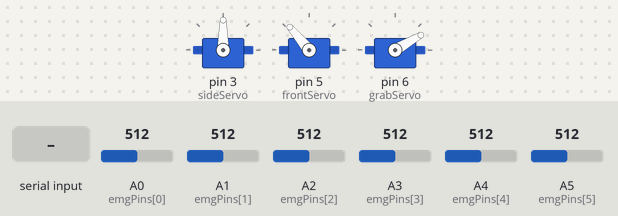
Bench run of a sketch on a simulated Arduino Uno, built with avr-gcc and run on an emulated ATmega328P. Parts: 3 × servo. Inputs (shaded band) come from the test bench; at power-on: A0 (emgPins[0]) = 512, A1 (emgPins[1]) = 512, A2 (emgPins[2]) = 512, A3 (emgPins[3]) = 512, A4 (emgPins[4]) = 512, A5 (emgPins[5]) = 512. What the sketch prints to the serial monitor is not drawn.

Above: at 1.2 s.
1.3 s: "L" received over Serial
At 2.4 s:
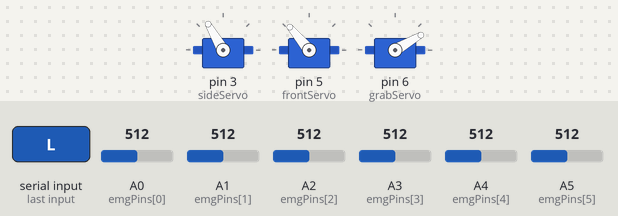
2.8 s: "F" received over Serial
At 3.5 s:
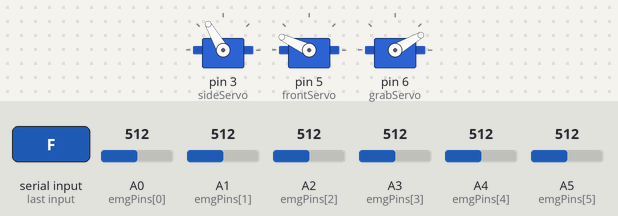
4.3 s: "R" received over Serial
At 4.7 s:
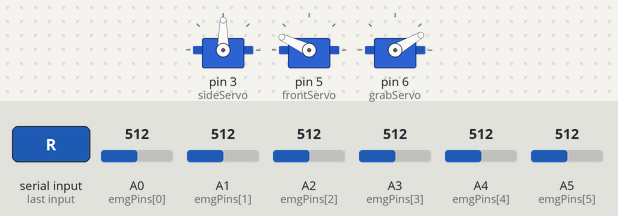
5.8 s: "G" received over Serial
At 7.0 s:
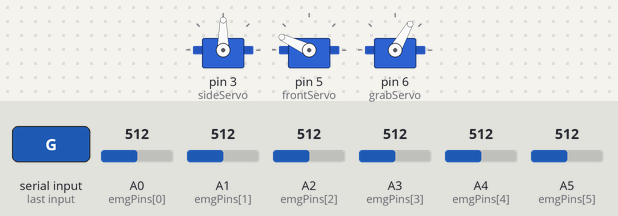
7.3 s: "B" received over Serial
At 8.2 s:
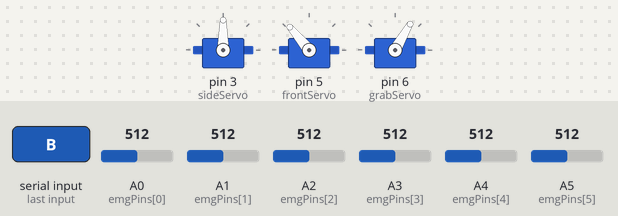
Timing chart, 0 to 10.3 s (numbered marks = the images above; inputs shaded):
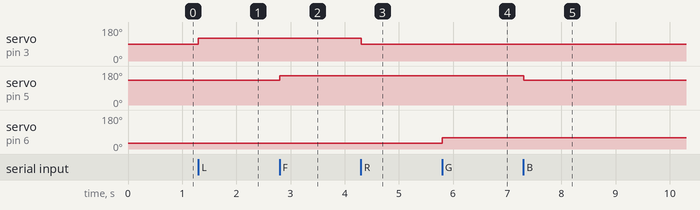

The sketch:

EMG_Control_Robotics_Arm.ino
```cpp
#include <Servo.h>

// Declare servo objects
Servo sideServo;     // Left-right movement
Servo frontServo;    // Forward-backward movement
Servo grabServo;     // Gripping action

// Servo position variables
int sideAngle = 90;       // Initial angle for side servo
int frontAngle = 130;     // Initial angle for front servo
int grabAngle = 30;       // Initial angle for grab servo

// EMG analog input pins
const int emgPins[6] = {A0, A1, A2, A3, A4, A5};  // 6-channel EMG input

void setup() {
  Serial.begin(115200);  // Start serial communication

  // Attach servos to corresponding digital pins
  sideServo.attach(3);   // Side servo on D3
  frontServo.attach(5);  // Front servo on D5
  grabServo.attach(6);   // Grab servo on D6

  // Move servos to their initial positions
  sideServo.write(sideAngle);
  frontServo.write(frontAngle);
  grabServo.write(grabAngle);
}

void loop() {
  // === 1. Read and send all 6 EMG values ===
  for (int i = 0; i < 6; i++) {
    int value = analogRead(emgPins[i]);  // Read analog value from A0–A5
    Serial.print(value);                 // Send value
    if (i < 5) Serial.print(',');        // Add comma between values
  }
  Serial.println();                      // End line after 6 values

  // === 2. Check for incoming servo control commands ===
  if (Serial.available()) {
    char command = Serial.read();  // Read 1 character command

    // -- Side servo (left-right) --
    if (command == 'L') {
      sideAngle = min(180, sideAngle + 30);
      sideServo.write(sideAngle);
      delay(500);  // Allow time to move

    } else if (command == 'R') {
      sideAngle = max(0, sideAngle - 30);
      sideServo.write(sideAngle);
      delay(500);

    // -- Front servo (forward-backward) --
    } else if (command == 'F') {
      frontAngle = min(180, frontAngle + 25);
      frontServo.write(frontAngle);
      delay(500);

    } else if (command == 'B') {
      frontAngle = max(70, frontAngle - 25);  // Limit to avoid mechanical collision
      frontServo.write(frontAngle);
      delay(500);

    // -- Grab servo (open-close) --
    } else if (command == 'G') {
      grabAngle = min(90, grabAngle + 30);  // Limit to 90° max
      grabServo.write(grabAngle);
      delay(500);

    } else if (command == 'O') {
      grabAngle = max(0, grabAngle - 30);   // Limit to 0° min
      grabServo.write(grabAngle);
      delay(500);

    // -- Reset all servos to default positions --
    } else if (command == 'Z') {
      sideAngle = 90;
      frontAngle = 130;
      grabAngle = 30;

      sideServo.write(sideAngle);
      frontServo.write(frontAngle);
      grabServo.write(grabAngle);
      delay(500);
    }
  }

  delay(1);  // Maintain 1000 Hz EMG sampling rate
}
```

Measured:
- after the input at 1.3 s, servo on pin 3 (sideServo): 90° → 120° at once
- after the input at 2.8 s, servo on pin 5 (frontServo): 130° → 155° at once
- after the input at 4.3 s, servo on pin 3 (sideServo): 120° → 90° at once
- after the input at 5.8 s, servo on pin 6 (grabServo): 30° → 60° at once
- after the input at 7.3 s, servo on pin 5 (frontServo): 155° → 130° at once
